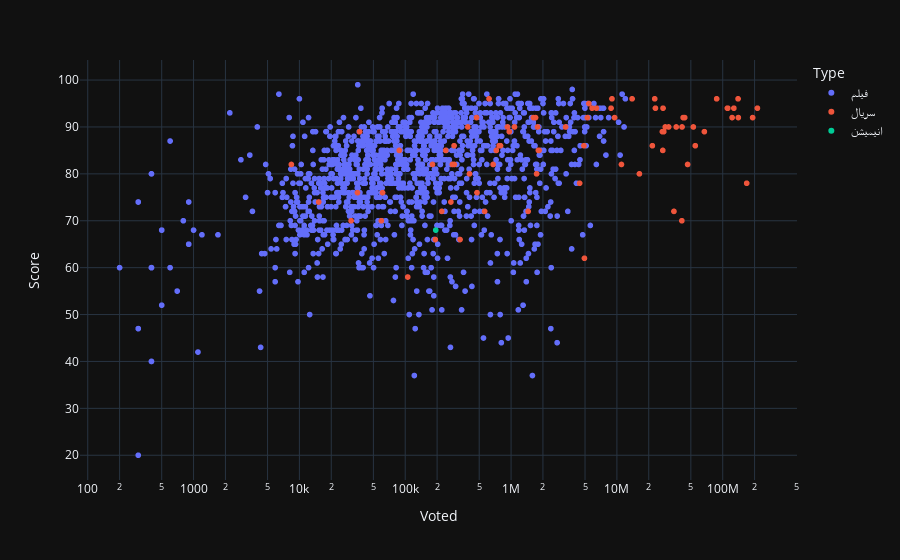

Here is the notebook cell this chart was saved with:
### Code cell
px.scatter(df, x='Voted' , y='Score', hover_name='Name'
           , labels='Name', log_x='True', color='Type')

### Figure 1 — Plotly figure (JSON) as saved in the notebook; plotly's stock layout.template omitted (floating-point values rounded to 4 significant figures; data arrays with more than 128 entries replaced by an {"elided": "..."} marker saying what was removed)
{"data": [{"hovertemplate": "<b>%{hovertext}</b><br><br>Type=فیلم<br>Voted=%{x}<br>Score=%{y}<extra></extra>", "hovertext": {"elided": "1327 str values"}, "legendgroup": "فیلم", "marker": {"color": "#636efa", "symbol": "circle"}, "mode": "markers", "name": "فیلم", "showlegend": true, "x": {"elided": "1327 float values"}, "xaxis": "x", "y": {"elided": "1327 float values"}, "yaxis": "y", "type": "scattergl"}, {"hovertemplate": "<b>%{hovertext}</b><br><br>Type=سریال<br>Voted=%{x}<br>Score=%{y}<extra></extra>", "hovertext": ["کاکتوس", "اعاده امنیت", "گل پامچال", "شب های مافیا", "قمپز", "نامه های کارستن", "ممنوعه", "محمد رسول خدا", "نارگیل", "شوخی کردم", "نیسان آبی -  قسمت 1", "دراکولا", "پنج دری", "سبک چون باد", "عاشقانه", "محرمانه", "هم گناه", "کلانشهر", "مانکن", "زخم کاری", "مینو", "فریدا", "شب های مافیا 4", "مردم معمولی", "هم گناه - فصل 1 قسمت 1", "کاشوخین", "روزی روزگاری مریخ", "ویلای من", "شام ایرانی 2", "نیسان آبی", "آخرین فرستاده", "احضار", "رنگین کمان", "ساخت ایران 3", "وسوسه", "بگو بخند", "هزار و ده شب", "خانه ما", "جوکر", "با حسین علیه السلام حرف بزن", "کلاه قرمزی", "قبله عالم", "آسمان من", "جادوگر", "گیله وا", "زخم کاری -  قسمت 1", "ساخت ایران 2", "نفس شیرین", "کارساز", "علمی شو", "برگریزان", "قاب سینما", "بی گناه", "شب های مافیا 3", "سال های دور از خانه", "شب های مافیا 2", "هفت", "آقازاده", "بالشها", "ساخت ایران", "هزارپا", "دومینو", "یاغی", "دل بی تاب", "باب المراد", "ماجراهای چرا", "هول دان", "ساخت ایران 3 - قسمت 18", "موسیقی ما", "می خواهم زنده بمانم", "جزیره", "میدان سرخ", "گنج مظفر", "قهوه تلخ", "نیمه شب با امیرحسین قیاسی", "خوب، بد، جلف: رادیواکتیو", "گناه چهارم", "پاپیون", "جیران", "دل", "کرگدن", "وزه پلاس"], "legendgroup": "سریال", "marker": {"color": "#EF553B", "symbol": "circle"}, "mode": "markers", "name": "سریال", "showlegend": true, "x": [59500.0, 15200.0, 181000.0, 41260000.0, 105600.0, 30800.0, 36340000.0, 290700.0, 27290000.0, 3273000.0, 9510000.0, 55030000.0, 241500.0, 8400.0, 28630000.0, 1840000.0, 139600000.0, 329400.0, 110600000.0, 140500000.0, 924700.0, 1813000.0, 27130000.0, 21640000.0, 5435000.0, 770500.0, 1742000.0, 6416000.0, 46570000.0, 122600000.0, 404700.0, 4446000.0, 270200.0, 43710000.0, 794900.0, 221300.0, 192300.0, 5264000.0, 212600000.0, 471700.0, 4883000.0, 16320000.0, 1078000.0, 30820000.0, 390600.0, 8985000.0, 41090000.0, 278500.0, 37000.0, 1780000.0, 725700.0, 35400.0, 0.0, 27740000.0, 23130000.0, 26900000.0, 61000.0, 191700000.0, 11050000.0, 5825000.0, 8801000.0, 4936000.0, 87640000.0, 963700.0, 619300.0, 476500.0, 1449000.0, 1624000.0, 87900.0, 111700000.0, 67080000.0, 34580000.0, 1702000.0, 22770000.0, 13920000.0, 52770000.0, 289300.0, 562400.0, 127400000.0, 168400000.0, 42250000.0, 676700.0], "xaxis": "x", "y": [70.0, 74.0, 82.0, 90.0, 58.0, 70.0, 90.0, 82.0, 94.0, 90.0, 92.0, 86.0, 85.0, 82.0, 90.0, 85.0, 96.0, 66.0, 94.0, 92.0, 90.0, 85.0, 85.0, 86.0, 95.0, 86.0, 80.0, 94.0, 82.0, 92.0, 80.0, 78.0, 74.0, 92.0, 86.0, 72.0, 66.0, 92.0, 94.0, 92.0, 86.0, 80.0, 90.0, 90.0, 90.0, 96.0, 70.0, 82.0, 89.0, 90.0, 85.0, 76.0, 77.0, 89.0, 94.0, 89.0, 76.0, 92.0, 82.0, 94.0, 94.0, 62.0, 96.0, 89.0, 96.0, 76.0, 72.0, 92.0, 85.0, 94.0, 89.0, 72.0, 92.0, 96.0, 96.0, 90.0, 86.0, 72.0, 94.0, 78.0, 92.0, 82.0], "yaxis": "y", "type": "scattergl"}, {"hovertemplate": "<b>%{hovertext}</b><br><br>Type=انیمیشن<br>Voted=%{x}<br>Score=%{y}<extra></extra>", "hovertext": ["ترانه های خاله نسرین"], "legendgroup": "انیمیشن", "marker": {"color": "#00cc96", "symbol": "circle"}, "mode": "markers", "name": "انیمیشن", "showlegend": true, "x": [194300.0], "xaxis": "x", "y": [68.0], "yaxis": "y", "type": "scattergl"}], "layout": {"xaxis": {"anchor": "y", "domain": [0.0, 1.0], "title": {"text": "Voted"}, "type": "log"}, "yaxis": {"anchor": "x", "domain": [0.0, 1.0], "title": {"text": "Score"}}, "legend": {"title": {"text": "Type"}, "tracegroupgap": 0}, "margin": {"t": 60}}}
